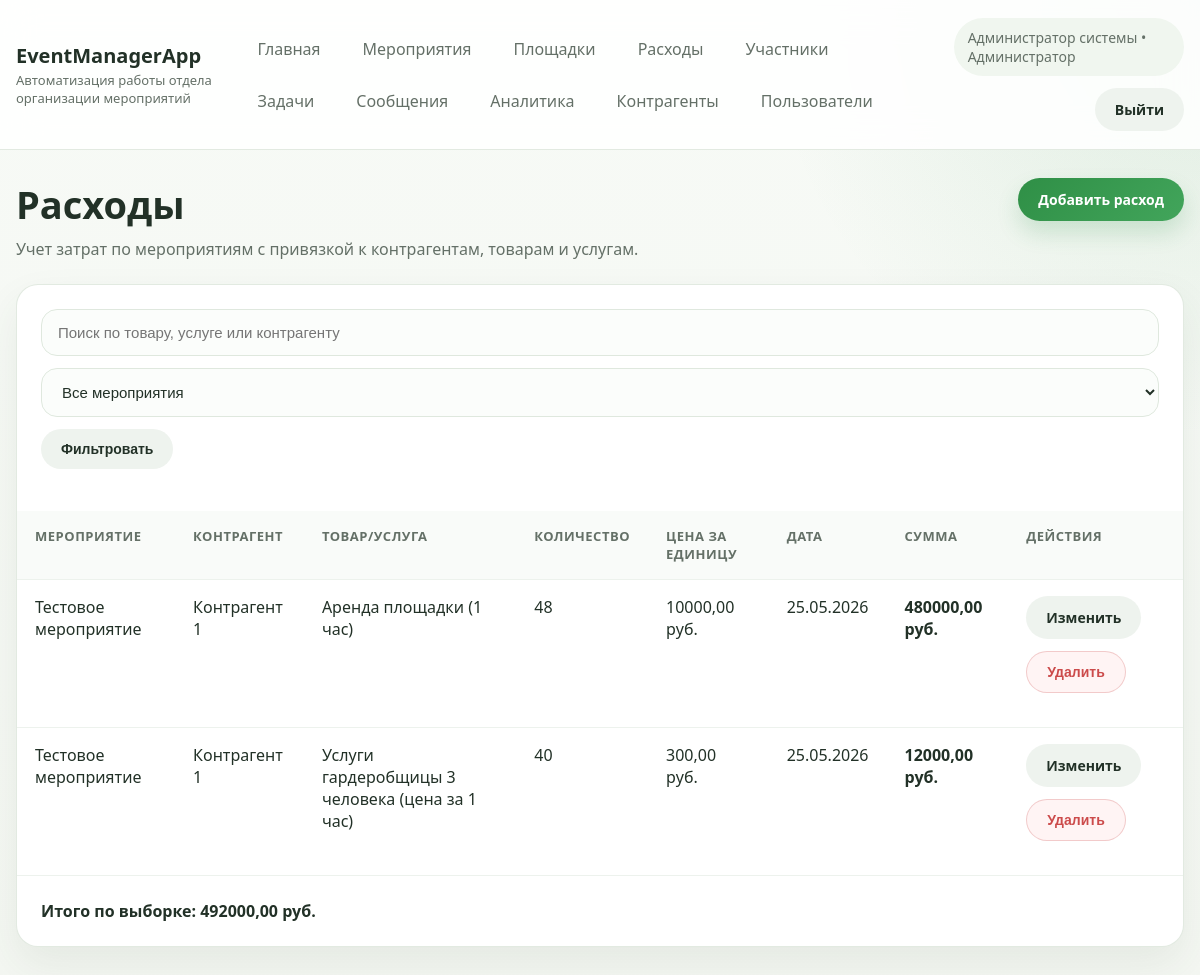
The page /expenses/ (signed in) on the database its author committed.
### main/models.py (models this page shows, shortened)
class Employee(AbstractBaseUser, PermissionsMixin):
    ROLE_ADMIN = "admin"
    ROLE_MANAGER = "manager"
    ROLE_ASSISTANT = "assistant"
    ROLE_TEAMLEAD = "teamlead"
    ROLE_CHOICES = [
        (ROLE_ADMIN, "Администратор"),
        (ROLE_MANAGER, "Менеджер"),
        (ROLE_ASSISTANT, "Ассистент"),
        (ROLE_TEAMLEAD, "Руководитель"),
    ]
    e_id = models.BigAutoField(primary_key=True)
    login = models.CharField(max_length=50, unique=True, verbose_name="Логин")
    position = models.CharField(max_length=50, choices=ROLE_CHOICES, verbose_name="Роль")
    fullname = models.CharField(max_length=255, verbose_name="ФИО")
    email = models.EmailField(blank=True, null=True, verbose_name="Почта")
    phone = models.CharField(max_length=50, blank=True, null=True, verbose_name="Телефон")
    age = models.IntegerField(blank=True, null=True, verbose_name="Возраст")
    is_active = models.BooleanField(default=True)
    is_staff = models.BooleanField(default=False)
    objects = EmployeeManager()
    USERNAME_FIELD = "login"
    REQUIRED_FIELDS = []
    class Meta:
        db_table = "employee"
        ordering = ["fullname", "login"]
        permissions = [
            ("can_create_task", "Can create task"),
            ("can_generate_report", "Can generate report"),
        ]
    @property
    def role_label(self):
        if self.is_superuser and not self.position:
            return "Администратор"
        return dict(self.ROLE_CHOICES).get(self.position, self.position)
    @property
    def is_admin(self):
        return self.position == self.ROLE_ADMIN or self.is_superuser
    @property
    def can_manage_users(self):
        return self.is_admin

class Order(models.Model):
    order_id = models.AutoField(primary_key=True, blank=True)
    event = models.ForeignKey(Event, models.DO_NOTHING, db_column="event_id")
    c = models.ForeignKey(Contractor, models.DO_NOTHING, db_column="c_id")
    product = models.TextField(verbose_name="Товар")
    quantity = models.IntegerField(verbose_name="Количество")
    price = models.FloatField(verbose_name="Цена")
    date = models.TextField(verbose_name="Дата")
    class Meta:
        managed = False
        db_table = "order"

class Event(models.Model):
    STATUS_DRAFT = "Черновик"
    STATUS_PREPARATION = "Подготовка"
    STATUS_ACTIVE = "Проведение"
    STATUS_FINISHED = "Завершено"
    STATUS_CHOICES = [
        (STATUS_DRAFT, "Черновик"),
        (STATUS_PREPARATION, "Подготовка"),
        (STATUS_ACTIVE, "Проведение"),
        (STATUS_FINISHED, "Завершено"),
    ]
    event_id = models.AutoField(primary_key=True, blank=True)
    p = models.ForeignKey(Place, models.DO_NOTHING, blank=True, null=True, db_column="p_id", verbose_name="Площадка")
    title = models.TextField(verbose_name="Название")
    description = models.TextField(blank=True, null=True, verbose_name="Описание")
    time = models.TextField(blank=True, null=True, verbose_name="Дата и время")
    end_date = models.TextField(blank=True, null=True, verbose_name="Дата окончания")
    planned_budget = models.FloatField(
        blank=True,
        null=True,
        default=0,
        validators=[MinValueValidator(0)],
        verbose_name="Планируемый бюджет",
    )
    status = models.TextField(verbose_name="Статус")
    created_by = models.ForeignKey(
        Employee,
        models.DO_NOTHING,
        blank=True,
        null=True,
        db_column="created_by_id",
        related_name="created_events",
        verbose_name="Создатель",
    )
    class Meta:
        managed = False
        db_table = "event"
        ordering = ["-event_id"]

class Contractor(models.Model):
    TYPE_RENT_SPACE = "аренда помещения"
    TYPE_RENT_EQUIPMENT = "аренда оборудования"
    TYPE_SUPPLIES = "расходники"
    TYPE_CHOICES = [
        (TYPE_RENT_SPACE, "Аренда помещения"),
        (TYPE_RENT_EQUIPMENT, "Аренда оборудования"),
        (TYPE_SUPPLIES, "Расходники"),
    ]
    c_id = models.AutoField(primary_key=True)
    name = models.CharField(max_length=255, verbose_name="Название организации")
    fullname = models.CharField(max_length=255, verbose_name="Контактное лицо")
    email = models.EmailField(verbose_name="Электронная почта")
    phone = models.CharField(max_length=20, verbose_name="Телефон")
    type = models.CharField(max_length=50, choices=TYPE_CHOICES, verbose_name="Тип контрагента")
    description = models.TextField(blank=True, verbose_name="Описание услуг")
    class Meta:
        managed = False
        db_table = "contractor"
        ordering = ["name"]

### main/views.py (the view)
# urls.py: path("expenses/", views.expenses, name="expenses"),
@login_required
def expenses(request):
    query = request.GET.get("search", "").strip()
    event_id = request.GET.get("event", "").strip()
    visible_events = _visible_events_queryset(request.user)
    object_list = Order.objects.select_related("event", "c").filter(event__in=visible_events)
    if query:
        object_list = object_list.filter(Q(product__icontains=query) | Q(c__name__icontains=query))
    if event_id:
        object_list = object_list.filter(event_id=event_id)
    expense_rows = list(object_list)
    total = 0
    for expense in expense_rows:
        expense.total_cost = expense.quantity * expense.price
        total += expense.total_cost
    return render(
        request,
        "main/expenses.html",
        {
            "expenses": expense_rows,
            "events": visible_events,
            "query": query,
            "selected_event": event_id,
            "total": total,
        },
    )

### main/views.py (called while the page is built)
def _visible_events_queryset(user):
    queryset = Event.objects.select_related("p", "created_by")
    if user.is_superuser or user.position in {Employee.ROLE_ADMIN, Employee.ROLE_TEAMLEAD}:
        return queryset
    access_filter = Q(employeeonevent__e=user)
    if user.position == Employee.ROLE_MANAGER:
        access_filter |= Q(created_by=user)
    return queryset.filter(access_filter).distinct()

### main/templates/main/expenses.html (shortened to what this page needs)
{% extends 'main/website_headers.html' %}
{% block content %}
    <section class="page-head">
        <div>
            <h1 class="page-title">Расходы</h1>
            <p class="page-subtitle">Учет затрат по мероприятиям с привязкой к контрагентам, товарам и услугам.</p>
        </div>
        <a href="{% url 'add_expense' %}" class="btn btn-primary">Добавить расход</a>
    </section>
    <section class="table-card">
        <div class="panel">
            <div class="filters">
                <form method="get">
                    <input class="form-control" type="text" name="search" placeholder="Поиск по товару, услуге или контрагенту" value="{{ query }}">
                    <select class="form-select" name="event">
                        <option value="">Все мероприятия</option>
                    </select>
                    <button type="submit" class="btn btn-secondary">Фильтровать</button>
                </form>
            </div>
        </div>
        <div class="table-scroll">
            <table>
                <thead>
                    <tr>
                        <th>Мероприятие</th>
                        <th>Контрагент</th>
                        <th>Товар/услуга</th>
                        <th>Количество</th>
                        <th>Цена за единицу</th>
                        <th>Дата</th>
                        <th>Сумма</th>
                        <th>Действия</th>
                    </tr>
                </thead>
                <tbody>
                    {% for expense in expenses %}
                        <tr>
                            <td>{{ expense.event.title }}</td>
                            <td>{{ expense.c.name }}</td>
                            <td>{{ expense.product }}</td>
                            <td>{{ expense.quantity }}</td>
                            <td>{{ expense.price|floatformat:2 }} руб.</td>
                            <td>{{ expense.date }}</td>
                            <td><strong>{{ expense.total_cost|floatformat:2 }} руб.</strong></td>
                            <td>
                                <div class="toolbar">
                                    <a href="{% url 'edit_expense' expense.pk %}" class="btn btn-secondary">Изменить</a>
                                    <form action="{% url 'delete_expense' expense.pk %}" method="post" onsubmit="return confirm('Удалить расход?');">
                                        <button type="submit" class="btn btn-danger">Удалить</button>
                                    </form>
                                </div>
                            </td>
                        </tr>
                    {% empty %}
                        <tr>
                            <td colspan="8" class="empty-state">Расходы пока не добавлены.</td>
                        </tr>
                    {% endfor %}
                </tbody>
            </table>
        </div>
        <div class="panel">
            <strong>Итого по выборке: {{ total|floatformat:2 }} руб.</strong>
        </div>
    </section>
{% endblock %}

### main/templates/main/website_headers.html (shortened to what this page needs)
{% load static %}
<!DOCTYPE html>
<html lang="ru">
<head>
    <link rel="stylesheet" href="{% static 'main/css/app.css' %}">
</head>
<body>
<div class="site-shell">
    <header class="topbar">
        <div class="topbar-inner">
            <div class="brand">
                <a href="{% url 'main_page' %}" class="brand-title">EventManagerApp</a>
                <div class="brand-subtitle">Автоматизация работы отдела организации мероприятий</div>
            </div>
            {% if request.user.is_authenticated %}
                <nav class="nav-links">
                    <a class="nav-link" href="{% url 'main_page' %}">Главная</a>
                    <a class="nav-link" href="{% url 'events' %}">Мероприятия</a>
                    <a class="nav-link" href="{% url 'places' %}">Площадки</a>
                    <a class="nav-link" href="{% url 'expenses' %}">Расходы</a>
                    <a class="nav-link" href="{% url 'participants' %}">Участники</a>
                    <a class="nav-link" href="{% url 'tasks' %}">Задачи</a>
                    <a class="nav-link" href="{% url 'messages' %}">Сообщения</a>
                    <a class="nav-link" href="{% url 'analytics' %}">Аналитика</a>
                    <a class="nav-link" href="{% url 'contractors' %}">Контрагенты</a>
                    {% if request.user.can_manage_users %}
                        <a class="nav-link" href="{% url 'employees' %}">Пользователи</a>
                    {% endif %}
                </nav>
                <div class="user-panel">
                    <div class="user-chip">{{ request.user.fullname|default:request.user.login }} • {{ request.user.role_label }}</div>
                    <a href="{% url 'logout' %}" class="btn btn-secondary">Выйти</a>
                </div>
            {% endif %}
        </div>
    </header>
    <main class="page-wrap">
        {% block content %}{% endblock %}
    </main>
</div>
</body>
</html>

### main/static/main/css/app.css (style rules this page uses)
:root { --bg: #f4f7f2; --surface: #ffffff; --surface-muted: #f9fbf9; --border: #dfe8de; --text: #223127; --text-muted: #647067; --primary: #2f8f46; --primary-dark: #236a34; --danger: #cc4b4b; --warning: #d89a1d; --shadow: 0 18px 40px rgba(47, 72, 54, 0.08); --radius: 22px; }
* { box-sizing: border-box; }
body { margin: 0; font-family: "Segoe UI", Tahoma, sans-serif; background: radial-gradient(circle at top right, rgba(47, 143, 70, 0.12), transparent 28%), linear-gradient(180deg, #f7faf6 0%, var(--bg) 100%); color: var(--text); }
a { color: inherit; text-decoration: none; }
.site-shell { min-height: 100vh; }
.topbar { position: sticky; top: 0; z-index: 10; background: rgba(255, 255, 255, 0.88); backdrop-filter: blur(18px); border-bottom: 1px solid rgba(223, 232, 222, 0.9); }
.topbar-inner, .page-wrap { width: min(1200px, calc(100% - 32px)); margin: 0 auto; }
.topbar-inner { display: flex; justify-content: space-between; align-items: center; gap: 20px; padding: 18px 0; }
.brand { display: flex; flex-direction: column; gap: 2px; }
.brand-title { font-size: 20px; font-weight: 700; }
.brand-subtitle { font-size: 13px; color: var(--text-muted); }
.nav-links { display: flex; flex-wrap: wrap; gap: 10px; align-items: center; }
.nav-link { padding: 10px 16px; border-radius: 999px; color: var(--text-muted); transition: 0.2s ease; }
.user-panel { display: flex; align-items: center; gap: 12px; flex-wrap: wrap; justify-content: flex-end; }
.user-chip { padding: 10px 14px; border-radius: 999px; background: #f0f6ef; color: var(--text-muted); font-size: 14px; }
.page-wrap { padding: 28px 0 48px; }
.page-head { display: flex; justify-content: space-between; align-items: flex-start; gap: 16px; margin-bottom: 24px; }
.page-title { margin: 0; font-size: clamp(28px, 4vw, 38px); }
.page-subtitle { margin: 8px 0 0; color: var(--text-muted); max-width: 760px; }
.card, .table-card, .form-card, .stats-card { background: var(--surface); border: 1px solid rgba(223, 232, 222, 0.9); border-radius: var(--radius); box-shadow: var(--shadow); }
.panel { padding: 24px; }
.toolbar, .filters { display: flex; flex-wrap: wrap; gap: 12px; align-items: center; margin-bottom: 18px; }
.filters form, .toolbar form { display: flex; flex-wrap: wrap; gap: 12px; width: 100%; }
.form-control, .form-select, textarea { width: 100%; border: 1px solid var(--border); border-radius: 16px; background: #fbfdfb; padding: 14px 16px; font-size: 15px; color: var(--text); outline: none; transition: border-color 0.2s ease, box-shadow 0.2s ease; }
.btn { display: inline-flex; align-items: center; justify-content: center; gap: 8px; border: none; border-radius: 999px; padding: 12px 20px; font-size: 14px; font-weight: 600; cursor: pointer; transition: transform 0.2s ease, box-shadow 0.2s ease, background 0.2s ease; }
.btn-primary { color: #fff; background: linear-gradient(135deg, var(--primary), #42a55b); box-shadow: 0 12px 22px rgba(47, 143, 70, 0.18); }
.btn-secondary { background: #eef3ee; color: var(--text); }
.btn-danger { background: #fff4f4; color: var(--danger); border: 1px solid rgba(204, 75, 75, 0.25); }
.table-card { overflow: hidden; }
.table-scroll { overflow-x: auto; }
table { width: 100%; border-collapse: collapse; }
th, td { padding: 16px 18px; text-align: left; vertical-align: top; border-bottom: 1px solid #edf2ed; }
th { font-size: 13px; color: var(--text-muted); letter-spacing: 0.04em; text-transform: uppercase; background: var(--surface-muted); }

### rows shown on the page
Employee: user.fullname "Администратор системы", user.role_label "Администратор"
Order: event "Тестовое мероприятие", c.name "Контрагент 1", product "Аренда площадки (1 час)", quantity "48", price "10000,00", date "25.05.2026", total_cost "480000,00"
Order: event "Тестовое мероприятие", c.name "Контрагент 1", product "Услуги гардеробщицы 3 человека (цена за 1 час)", quantity "40", price "300,00", date "25.05.2026", total_cost "12000,00"

### other values the page prints
{{ total|floatformat:2 }} "492000,00"
